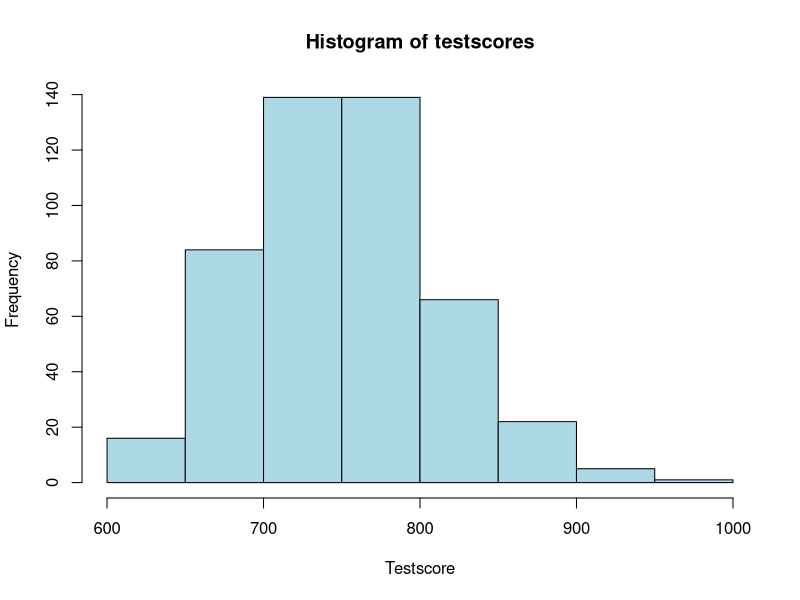
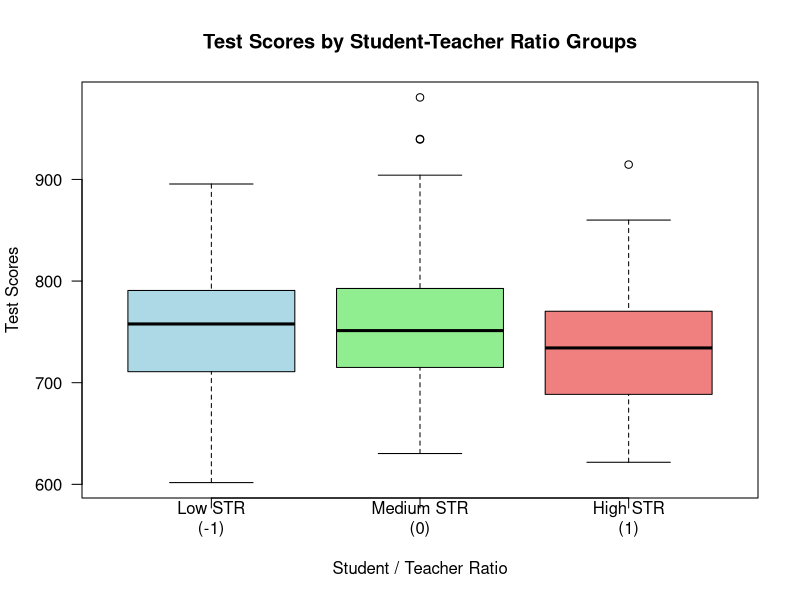
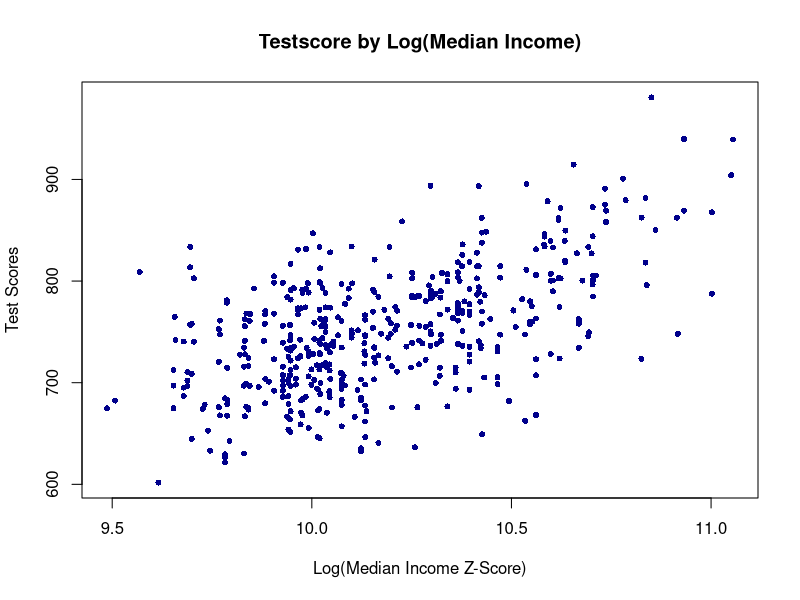
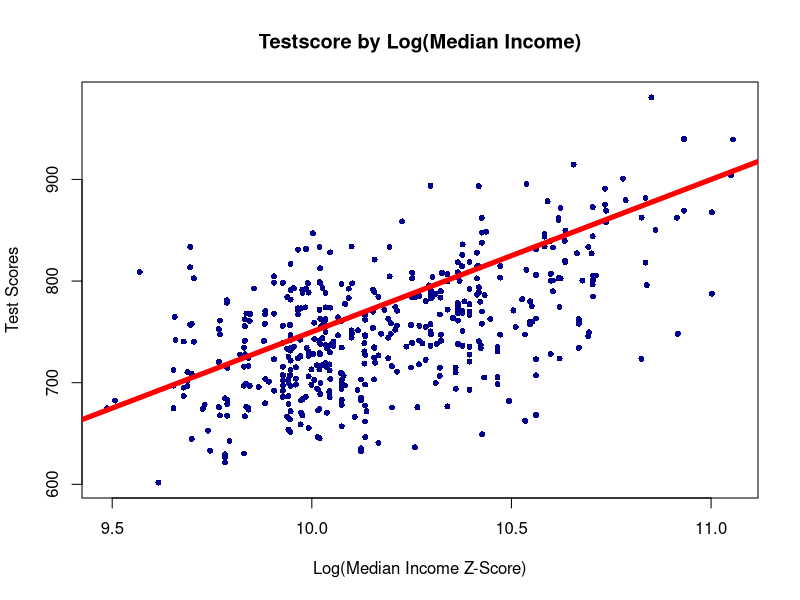
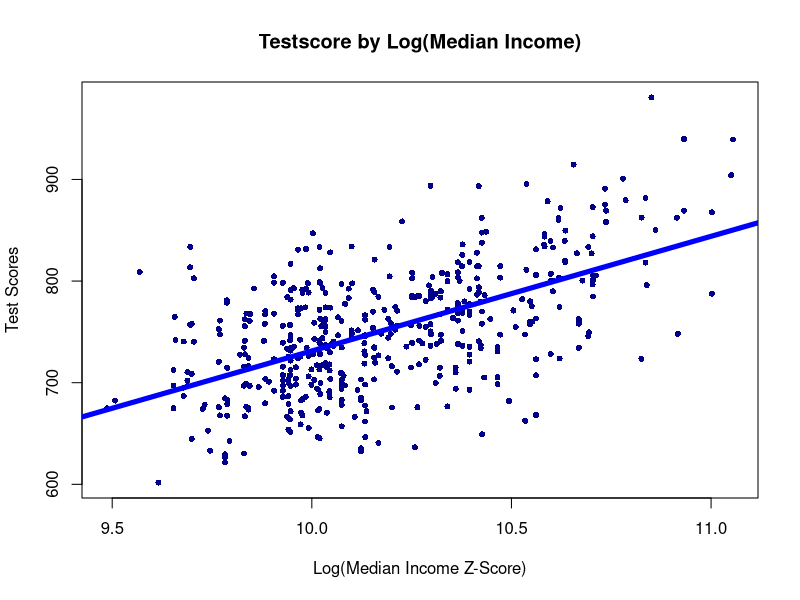
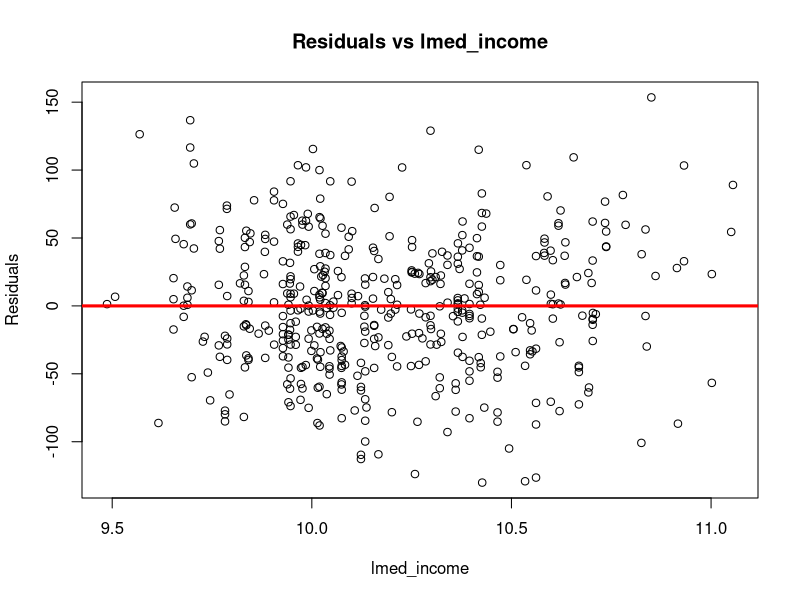
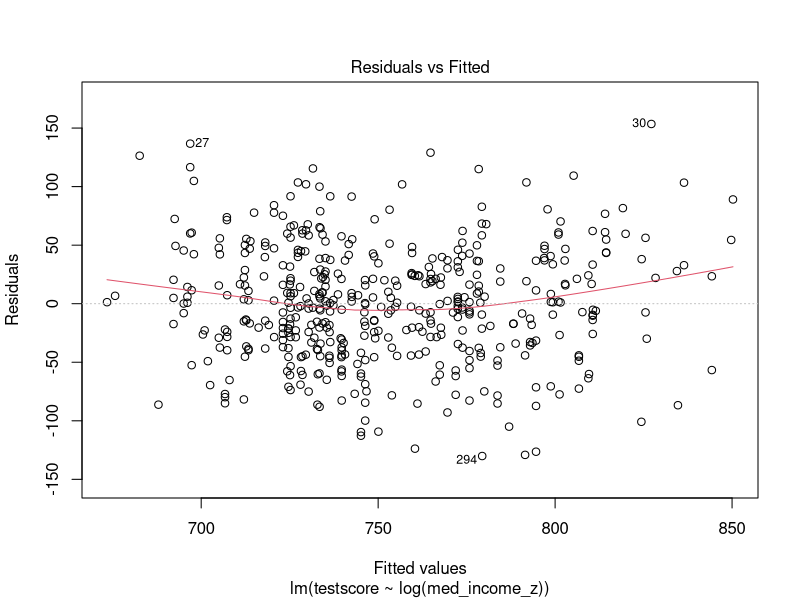

Here is the R script that generated these plots, in order:
## ---- chunk 1
knitr::opts_chunk$set(echo = TRUE)
## ---- chunk 2
library(readxl)
data <- read_xlsx("CA_Schools_EE14/CASchools_EE141_InSample.xlsx")
CAschool <- subset(data, charter_s == 0)
## ---- chunk 3
cor(CAschool$testscore, CAschool$med_income_z) # 0.5950106
## ---- chunk 4
cor(CAschool$testscore, CAschool$str_s) # -0.05576373
## ---- chunk 5
hist(CAschool$testscore,
     main="Histogram of testscores",
     xlab="Testscore",
     col="lightblue")
## ---- chunk 6
minTestscore <- CAschool[which.min(CAschool$testscore), ] # Westmorland Elementary
minTestscore$schoolname
## ---- chunk 7
maxTestscore <- CAschool[which.max(CAschool$testscore), ] # Tom Matsumoto Elementary
maxTestscore$schoolname
## ---- chunk 8
print(paste(minTestscore$schoolname, ": ", 
            minTestscore$te_salary_avg_d, " | ", maxTestscore$schoolname, 
            maxTestscore$te_salary_avg_d)) # Min: 59715 | Max: 80971
## ---- chunk 9
cat(paste0(minTestscore$schoolname, ": ", minTestscore$str_s,
           " |\n", maxTestscore$schoolname, ": ", 
           maxTestscore$str_s)) # Min: 15.82609 | Max: 25.35294

## ---- chunk 10
print(paste(minTestscore$schoolname, ": ", 
            minTestscore$med_income_z, " | ", maxTestscore$schoolname, ": ", 
            maxTestscore$med_income_z)) # Min: 15000 | Max: 51556
## ---- chunk 11
q20 <- quantile(CAschool$str_s, 0.2)
q80 <- quantile(CAschool$str_s, 0.8)
CAschool$group_strs <- ifelse(CAschool$str_s < q20, -1,
                        ifelse(CAschool$str_s > q80, 1, 0))

boxplot(testscore ~ group_strs, data = CAschool,
        names = c("Low STR\n(-1)", "Medium STR\n(0)", "High STR\n(1)"),
        main = "Test Scores by Student-Teacher Ratio Groups",
        ylab = "Test Scores",
        xlab = "Student / Teacher Ratio",
        col = c("lightblue", "lightgreen", "lightcoral"),
        las = 1)
## ---- chunk 12
CAschool$lmed_income <- log(CAschool$med_income_z) 
plot(CAschool$lmed_income,CAschool$testscore,type="p", 
     main="Testscore by Log(Median Income)",
     ylab="Test Scores",
     xlab="Log(Median Income Z-Score)",
     pch=16,
     col="darkblue",
     cex=0.8)

## ---- chunk 13
plot(CAschool$lmed_income,CAschool$testscore,type="p", 
     main="Testscore by Log(Median Income)",
     ylab="Test Scores",
     xlab="Log(Median Income Z-Score)",
     pch=16,
     col="darkblue",
     cex=0.8)
abline(a=-750, b=150, col="red",lwd=5)
## ---- chunk 14
plot(CAschool$lmed_income,CAschool$testscore,type="p", 
     main="Testscore by Log(Median Income)",
     ylab="Test Scores",
     xlab="Log(Median Income Z-Score)",
     pch=16,
     col="darkblue",
     cex=0.8)
reg1 <- lm(testscore ~ log(med_income_z), data=CAschool)
abline(reg1,col="blue",lwd=5)
## ---- chunk 15
112.8 * log(22026.47) - 396.8
## ---- chunk 16
predict(reg1, newdata=data.frame(med_income_z=c(22026.47)))
## ---- chunk 17
predict(reg1, newdata=data.frame(med_income_z=c(22026.47*exp(-0.5))))
## ---- chunk 18
residuals <- resid(reg1)
plot(CAschool$lmed_income, residuals, 
     xlab = "lmed_income", 
     ylab = "Residuals", 
     main = "Residuals vs lmed_income")
abline(h=0, col="red", lwd=3)
## ---- chunk 19
plot(reg1, which = 1)
